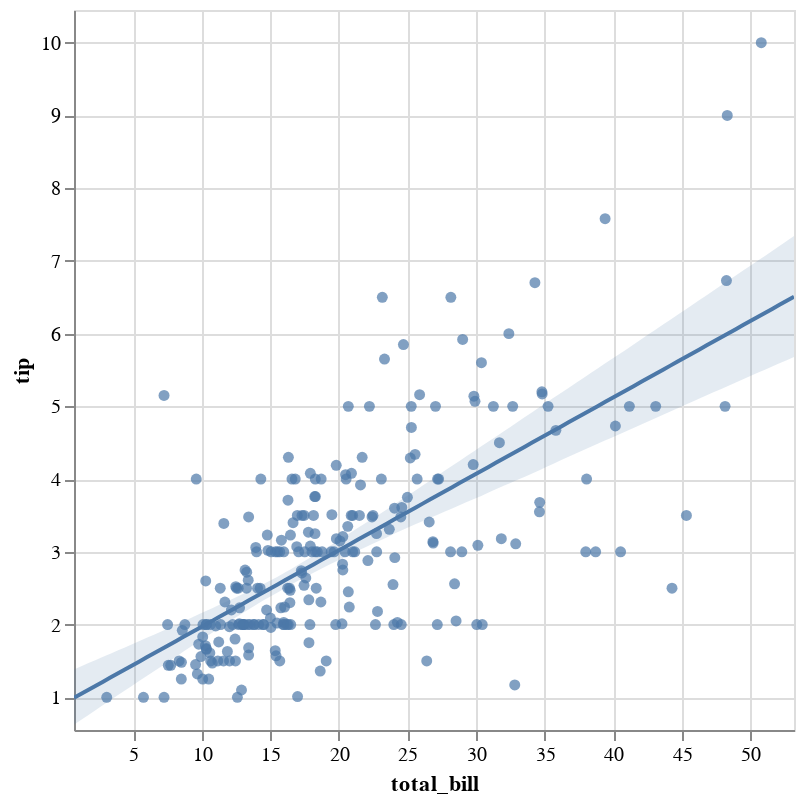

Source (notebook cell):
### Code cell
display(salt.lmplot(x="total_bill", y="tip", data=tips))
g = sns.lmplot(x="total_bill", y="tip", data=tips)

### Figure 1 — Vega-Lite specification as saved in the notebook (floating-point values rounded to 4 significant figures; data arrays with more than 128 entries replaced by an {"elided": "..."} marker saying what was removed)
{"$schema": "https://vega.github.io/schema/vega-lite/v2.4.1.json", "config": {"view": {"height": 300, "width": 400}}, "height": 360, "layer": [{"data": {"values": {"elided": "244 records"}}, "encoding": {"x": {"axis": {"title": "total_bill"}, "field": "total_bill", "scale": {"domain": [0.683, 53.2], "nice": false}, "type": "quantitative"}, "y": {"axis": {"title": "tip"}, "field": "tip", "scale": {"domain": [0.55, 10.45], "nice": false}, "type": "quantitative"}}, "mark": {"clip": true, "type": "circle"}}, {"data": {"values": [{"x": 0.683, "y": 0.992}, {"x": 1.213, "y": 1.048}, {"x": 1.744, "y": 1.103}, {"x": 2.274, "y": 1.159}, {"x": 2.805, "y": 1.215}, {"x": 3.335, "y": 1.271}, {"x": 3.866, "y": 1.326}, {"x": 4.396, "y": 1.382}, {"x": 4.927, "y": 1.438}, {"x": 5.457, "y": 1.493}, {"x": 5.987, "y": 1.549}, {"x": 6.518, "y": 1.605}, {"x": 7.048, "y": 1.661}, {"x": 7.579, "y": 1.716}, {"x": 8.109, "y": 1.772}, {"x": 8.64, "y": 1.828}, {"x": 9.17, "y": 1.883}, {"x": 9.701, "y": 1.939}, {"x": 10.23, "y": 1.995}, {"x": 10.76, "y": 2.05}, {"x": 11.29, "y": 2.106}, {"x": 11.82, "y": 2.162}, {"x": 12.35, "y": 2.218}, {"x": 12.88, "y": 2.273}, {"x": 13.41, "y": 2.329}, {"x": 13.94, "y": 2.385}, {"x": 14.47, "y": 2.44}, {"x": 15.01, "y": 2.496}, {"x": 15.54, "y": 2.552}, {"x": 16.07, "y": 2.608}, {"x": 16.6, "y": 2.663}, {"x": 17.13, "y": 2.719}, {"x": 17.66, "y": 2.775}, {"x": 18.19, "y": 2.83}, {"x": 18.72, "y": 2.886}, {"x": 19.25, "y": 2.942}, {"x": 19.78, "y": 2.998}, {"x": 20.31, "y": 3.053}, {"x": 20.84, "y": 3.109}, {"x": 21.37, "y": 3.165}, {"x": 21.9, "y": 3.22}, {"x": 22.43, "y": 3.276}, {"x": 22.96, "y": 3.332}, {"x": 23.49, "y": 3.388}, {"x": 24.02, "y": 3.443}, {"x": 24.55, "y": 3.499}, {"x": 25.08, "y": 3.555}, {"x": 25.61, "y": 3.61}, {"x": 26.14, "y": 3.666}, {"x": 26.67, "y": 3.722}, {"x": 27.21, "y": 3.777}, {"x": 27.74, "y": 3.833}, {"x": 28.27, "y": 3.889}, {"x": 28.8, "y": 3.945}, {"x": 29.33, "y": 4.0}, {"x": 29.86, "y": 4.056}, {"x": 30.39, "y": 4.112}, {"x": 30.92, "y": 4.167}, {"x": 31.45, "y": 4.223}, {"x": 31.98, "y": 4.279}, {"x": 32.51, "y": 4.335}, {"x": 33.04, "y": 4.39}, {"x": 33.57, "y": 4.446}, {"x": 34.1, "y": 4.502}, {"x": 34.63, "y": 4.557}, {"x": 35.16, "y": 4.613}, {"x": 35.69, "y": 4.669}, {"x": 36.22, "y": 4.725}, {"x": 36.75, "y": 4.78}, {"x": 37.28, "y": 4.836}, {"x": 37.81, "y": 4.892}, {"x": 38.34, "y": 4.947}, {"x": 38.88, "y": 5.003}, {"x": 39.41, "y": 5.059}, {"x": 39.94, "y": 5.115}, {"x": 40.47, "y": 5.17}, {"x": 41.0, "y": 5.226}, {"x": 41.53, "y": 5.282}, {"x": 42.06, "y": 5.337}, {"x": 42.59, "y": 5.393}, {"x": 43.12, "y": 5.449}, {"x": 43.65, "y": 5.504}, {"x": 44.18, "y": 5.56}, {"x": 44.71, "y": 5.616}, {"x": 45.24, "y": 5.672}, {"x": 45.77, "y": 5.727}, {"x": 46.3, "y": 5.783}, {"x": 46.83, "y": 5.839}, {"x": 47.36, "y": 5.894}, {"x": 47.89, "y": 5.95}, {"x": 48.42, "y": 6.006}, {"x": 48.95, "y": 6.062}, {"x": 49.48, "y": 6.117}, {"x": 50.01, "y": 6.173}, {"x": 50.54, "y": 6.229}, {"x": 51.08, "y": 6.284}, {"x": 51.61, "y": 6.34}, {"x": 52.14, "y": 6.396}, {"x": 52.67, "y": 6.452}, {"x": 53.2, "y": 6.507}]}, "encoding": {"x": {"field": "x", "scale": {"domain": [0.683, 53.2], "nice": false}, "type": "quantitative"}, "y": {"field": "y", "scale": {"domain": [0.55, 10.45], "nice": false}, "type": "quantitative"}}, "mark": {"clip": true, "type": "line"}}, {"data": {"values": [{"x": 0.683, "y1": 0.6219, "y2": 1.383}, {"x": 1.213, "y1": 0.6895, "y2": 1.426}, {"x": 1.744, "y1": 0.7571, "y2": 1.47}, {"x": 2.274, "y1": 0.8246, "y2": 1.513}, {"x": 2.805, "y1": 0.8934, "y2": 1.557}, {"x": 3.335, "y1": 0.9597, "y2": 1.599}, {"x": 3.866, "y1": 1.027, "y2": 1.642}, {"x": 4.396, "y1": 1.094, "y2": 1.684}, {"x": 4.927, "y1": 1.16, "y2": 1.729}, {"x": 5.457, "y1": 1.227, "y2": 1.775}, {"x": 5.987, "y1": 1.293, "y2": 1.818}, {"x": 6.518, "y1": 1.359, "y2": 1.861}, {"x": 7.048, "y1": 1.424, "y2": 1.905}, {"x": 7.579, "y1": 1.49, "y2": 1.95}, {"x": 8.109, "y1": 1.555, "y2": 1.995}, {"x": 8.64, "y1": 1.624, "y2": 2.039}, {"x": 9.17, "y1": 1.692, "y2": 2.086}, {"x": 9.701, "y1": 1.757, "y2": 2.135}, {"x": 10.23, "y1": 1.822, "y2": 2.179}, {"x": 10.76, "y1": 1.887, "y2": 2.225}, {"x": 11.29, "y1": 1.953, "y2": 2.271}, {"x": 11.82, "y1": 2.016, "y2": 2.316}, {"x": 12.35, "y1": 2.082, "y2": 2.362}, {"x": 12.88, "y1": 2.146, "y2": 2.408}, {"x": 13.41, "y1": 2.207, "y2": 2.457}, {"x": 13.94, "y1": 2.268, "y2": 2.503}, {"x": 14.47, "y1": 2.329, "y2": 2.554}, {"x": 15.01, "y1": 2.385, "y2": 2.606}, {"x": 15.54, "y1": 2.442, "y2": 2.658}, {"x": 16.07, "y1": 2.498, "y2": 2.714}, {"x": 16.6, "y1": 2.556, "y2": 2.772}, {"x": 17.13, "y1": 2.612, "y2": 2.831}, {"x": 17.66, "y1": 2.665, "y2": 2.892}, {"x": 18.19, "y1": 2.717, "y2": 2.948}, {"x": 18.72, "y1": 2.768, "y2": 3.013}, {"x": 19.25, "y1": 2.82, "y2": 3.073}, {"x": 19.78, "y1": 2.867, "y2": 3.132}, {"x": 20.31, "y1": 2.915, "y2": 3.197}, {"x": 20.84, "y1": 2.965, "y2": 3.264}, {"x": 21.37, "y1": 3.015, "y2": 3.327}, {"x": 21.9, "y1": 3.06, "y2": 3.389}, {"x": 22.43, "y1": 3.107, "y2": 3.453}, {"x": 22.96, "y1": 3.152, "y2": 3.518}, {"x": 23.49, "y1": 3.199, "y2": 3.582}, {"x": 24.02, "y1": 3.249, "y2": 3.647}, {"x": 24.55, "y1": 3.292, "y2": 3.716}, {"x": 25.08, "y1": 3.337, "y2": 3.783}, {"x": 25.61, "y1": 3.382, "y2": 3.847}, {"x": 26.14, "y1": 3.425, "y2": 3.915}, {"x": 26.67, "y1": 3.469, "y2": 3.981}, {"x": 27.21, "y1": 3.509, "y2": 4.05}, {"x": 27.74, "y1": 3.553, "y2": 4.119}, {"x": 28.27, "y1": 3.596, "y2": 4.184}, {"x": 28.8, "y1": 3.64, "y2": 4.249}, {"x": 29.33, "y1": 3.684, "y2": 4.317}, {"x": 29.86, "y1": 3.725, "y2": 4.384}, {"x": 30.39, "y1": 3.769, "y2": 4.45}, {"x": 30.92, "y1": 3.815, "y2": 4.516}, {"x": 31.45, "y1": 3.861, "y2": 4.583}, {"x": 31.98, "y1": 3.904, "y2": 4.65}, {"x": 32.51, "y1": 3.947, "y2": 4.717}, {"x": 33.04, "y1": 3.99, "y2": 4.785}, {"x": 33.57, "y1": 4.033, "y2": 4.852}, {"x": 34.1, "y1": 4.076, "y2": 4.92}, {"x": 34.63, "y1": 4.122, "y2": 4.988}, {"x": 35.16, "y1": 4.169, "y2": 5.056}, {"x": 35.69, "y1": 4.216, "y2": 5.123}, {"x": 36.22, "y1": 4.262, "y2": 5.187}, {"x": 36.75, "y1": 4.307, "y2": 5.253}, {"x": 37.28, "y1": 4.351, "y2": 5.32}, {"x": 37.81, "y1": 4.396, "y2": 5.387}, {"x": 38.34, "y1": 4.44, "y2": 5.454}, {"x": 38.88, "y1": 4.484, "y2": 5.521}, {"x": 39.41, "y1": 4.529, "y2": 5.588}, {"x": 39.94, "y1": 4.573, "y2": 5.653}, {"x": 40.47, "y1": 4.618, "y2": 5.719}, {"x": 41.0, "y1": 4.662, "y2": 5.784}, {"x": 41.53, "y1": 4.707, "y2": 5.853}, {"x": 42.06, "y1": 4.751, "y2": 5.923}, {"x": 42.59, "y1": 4.796, "y2": 5.99}, {"x": 43.12, "y1": 4.84, "y2": 6.057}, {"x": 43.65, "y1": 4.885, "y2": 6.124}, {"x": 44.18, "y1": 4.929, "y2": 6.191}, {"x": 44.71, "y1": 4.974, "y2": 6.258}, {"x": 45.24, "y1": 5.018, "y2": 6.325}, {"x": 45.77, "y1": 5.063, "y2": 6.393}, {"x": 46.3, "y1": 5.107, "y2": 6.461}, {"x": 46.83, "y1": 5.151, "y2": 6.529}, {"x": 47.36, "y1": 5.196, "y2": 6.597}, {"x": 47.89, "y1": 5.24, "y2": 6.666}, {"x": 48.42, "y1": 5.285, "y2": 6.734}, {"x": 48.95, "y1": 5.329, "y2": 6.801}, {"x": 49.48, "y1": 5.374, "y2": 6.868}, {"x": 50.01, "y1": 5.417, "y2": 6.934}, {"x": 50.54, "y1": 5.461, "y2": 7.001}, {"x": 51.08, "y1": 5.504, "y2": 7.068}, {"x": 51.61, "y1": 5.548, "y2": 7.136}, {"x": 52.14, "y1": 5.591, "y2": 7.204}, {"x": 52.67, "y1": 5.635, "y2": 7.273}, {"x": 53.2, "y1": 5.679, "y2": 7.341}]}, "encoding": {"opacity": {"value": 0.15}, "x": {"field": "x", "scale": {"domain": [0.683, 53.2], "nice": false}, "type": "quantitative"}, "y": {"field": "y1", "scale": {"domain": [0.55, 10.45], "nice": false}, "type": "quantitative"}, "y2": {"field": "y2", "type": "quantitative"}}, "mark": {"clip": true, "type": "area"}}], "title": "", "width": 360}
